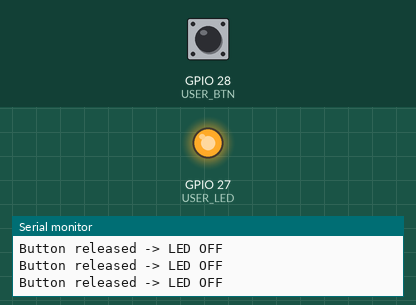
Simulated run of this sketch. Board: ESP32-C6. Parts: output pins drawn as LEDs (lit = HIGH), the last lines printed to the serial monitor. The inputs (shaded band) are chosen by the test bench; at power-on: GPIO 28 (USER_BTN) HIGH.

Above: at 1.2 s.
1.3 s: GPIO 28 (USER_BTN) pulled LOW for 0.15 s
At 1.4 s:
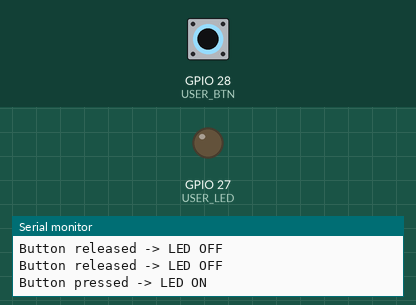
3.0 s: GPIO 28 (USER_BTN) pulled LOW for 3.2 s
At 6.6 s:
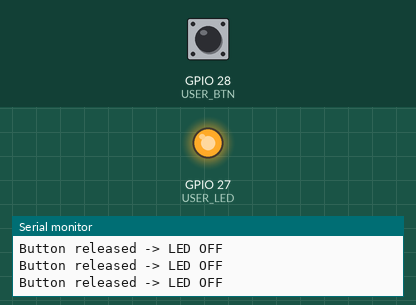
Timing chart, 0 to 8.1 s (numbered marks = the images above; inputs shaded):
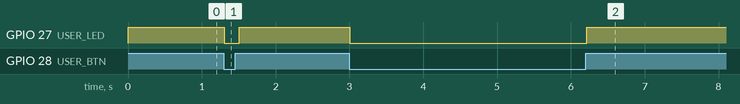

Measured:
- after the input at 1.3 s, GPIO 27 (USER_LED): HIGH → LOW at once, → HIGH 0.20 s later
- after the input at 3.0 s, GPIO 27 (USER_LED): HIGH → LOW at once, → HIGH 3.2 s later

The sketch:

ESP32-C5-blink-button-serial.ino
```cpp
/*
  Olimex ESP32-C5-DevKit-Lipo Demo
  Demonstrates user button + LED feedback via USB-UART1 (CH340)

  Pins (per schematic):
    LED1      -> GPIO27 (active LOW)
    BOOT1     -> GPIO28 (active LOW, pulled up)
    UART0 TXD -> GPIO11 (to CH340 RX)
    UART0 RXD -> GPIO12 (from CH340 TX)

  Board Manager Settings if you use USB-UART1:

    - Board: ESP32C5 Dev Module
    - PSRAM: Enabled
    - USB CDC on Boot: Disabled
    - The COM port associated with the board

  How to use:

    - Open Serial Monitor from Tools -> Serial Monitor
    - Press the User button -> LED turns ON
    - Release the User button -> LED turns OFF
    - Serial output shows button state in real-time
*/

#include "Arduino.h"

// Pin definitions
#define USER_LED 27
#define USER_BTN 28

void setup() {
  pinMode(USER_LED, OUTPUT);        // LED output (active LOW)
  pinMode(USER_BTN, INPUT_PULLUP);  // Button input (active LOW)

  // Initialize UART0 (USB-UART1 via CH340)
  Serial.begin(115200);
  while (!Serial) {} // wait for serial to be ready (optional)
  Serial.println("ESP32-C5-DevKit-Lipo Button & LED Demo started");
}

void loop() {
  // Read button state (active LOW)
  bool buttonPressed = digitalRead(USER_BTN) == LOW;

  // LED logic inverted because LED is active LOW
  digitalWrite(USER_LED, buttonPressed ? LOW : HIGH);

  // Print button state over USB-UART
  if (buttonPressed) {
    Serial.println("Button pressed -> LED ON");
  } else {
    Serial.println("Button released -> LED OFF");
  }

  delay(100); // debounce & readability
}
```
